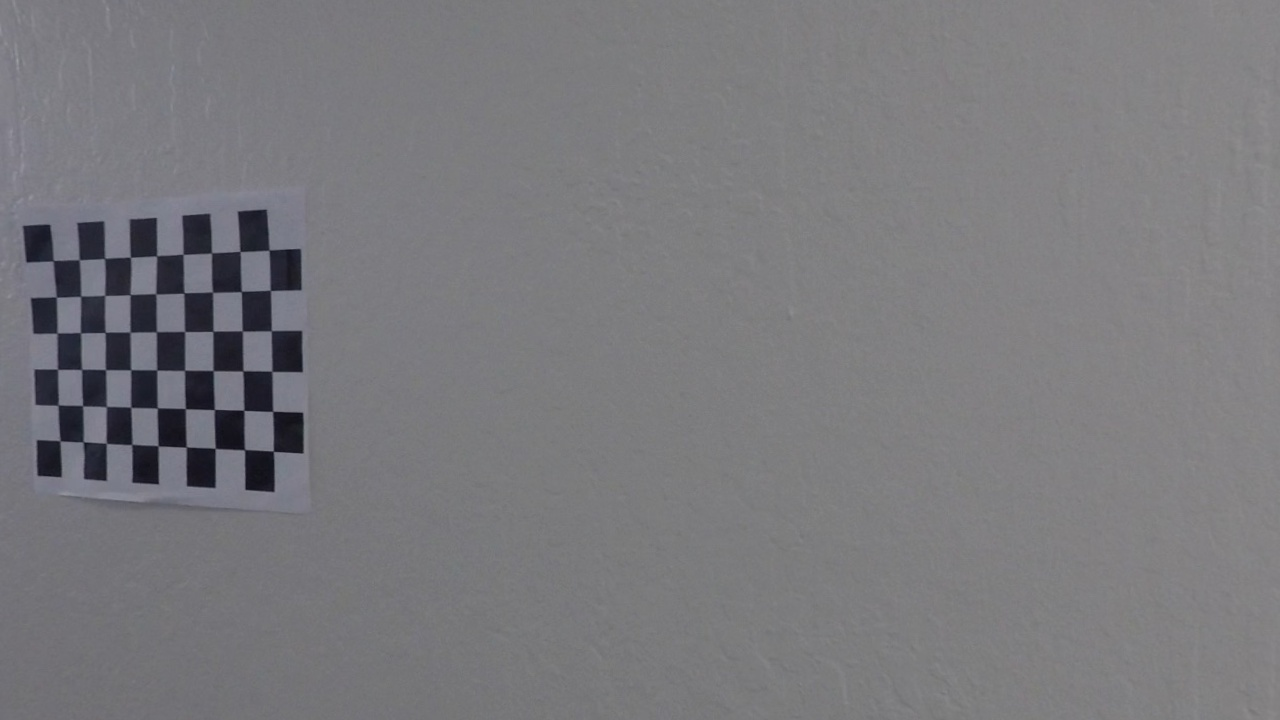
#> input picture undist_camera/calibration11.jpg, 1280 x 720 px, given in place of , which was not available
$ python binary_img.py   (older library calls are emulated)
#> lines starting #> are read from the running program, lines starting #| are printed output that depends on the picture; after the words box and inside, x2 and y2 are one past the last pixel; in counts of white or black regions, pixels touching at a corner belong together; pictures that were not available may be replaced by others from this repository, and a replacement may not be noted
import numpy as np
import cv2

import argparse

def abs_sobel_thresh(img, orient='x', sobel_kernel=3, thresh=(0, 255)):
    # Grayscale based on cv2.imread()
    gray = cv2.cvtColor(img, cv2.COLOR_BGR2GRAY)

    if orient == 'x':
        abs_sobel = np.absolute(cv2.Sobel(gray, cv2.CV_64F, 1, 0, ksize=sobel_kernel))
    if orient == 'y':
        abs_sobel = np.absolute(cv2.Sobel(gray, cv2.CV_64F, 0, 1, ksize=sobel_kernel))

    # Rescale back to 8 bit integer
    scaled_sobel = np.uint8(255*abs_sobel/np.max(abs_sobel))

    # Create binary image output based on threshold
    binary_output = np.zeros_like(scaled_sobel)
    binary_output[(scaled_sobel >= thresh[0]) & (scaled_sobel <= thresh[1])] = 1

    return binary_output

def mag_thresh(img, sobel_kernel=3, mag_thresh=(0, 255)):
    # Grayscale based on cv2.imread()
    gray = cv2.cvtColor(img, cv2.COLOR_BGR2GRAY)
    # Take both Sobel x and y gradients
    sobelx = cv2.Sobel(gray, cv2.CV_64F, 1, 0, ksize=sobel_kernel)
    sobely = cv2.Sobel(gray, cv2.CV_64F, 0, 1, ksize=sobel_kernel)
    # Calculate the gradient magnitude
    gradmag = np.sqrt(sobelx**2 + sobely**2)
    # Rescale to 8 bit
    scale_factor = np.max(gradmag)/255
    gradmag = (gradmag/scale_factor).astype(np.uint8)
    # Create a binary image of ones where threshold is met, zeros otherwise
    binary_output = np.zeros_like(gradmag)
    binary_output[(gradmag >= mag_thresh[0]) & (gradmag <= mag_thresh[1])] = 1

    # Return the binary image
    return binary_output

def dir_threshold(img, sobel_kernel=3, thresh=(0, np.pi/2)):
    # Grayscale based on cv2.imread()
    gray = cv2.cvtColor(img, cv2.COLOR_BGR2GRAY)
    # Calculate the x and y gradients
    sobelx = cv2.Sobel(gray, cv2.CV_64F, 1, 0, ksize=sobel_kernel)
    sobely = cv2.Sobel(gray, cv2.CV_64F, 0, 1, ksize=sobel_kernel)
    # Take the absolute value of the gradient direction,
    # apply a threshold, and create a binary image result
    absgraddir = np.arctan2(np.absolute(sobely), np.absolute(sobelx))
    binary_output =  np.zeros_like(absgraddir)
    binary_output[(absgraddir >= thresh[0]) & (absgraddir <= thresh[1])] = 1

    # Return the binary image
    return binary_output

if __name__ == '__main__':
    parser = argparse.ArgumentParser(description='Binay image output.')
    parser.add_argument('prefix', nargs='?', type=str, default='', help='File path to the image.')

    args = parser.parse_args()

    print('File: ' + args.prefix)
    img = cv2.imread(args.prefix)
#> img is the input picture: shape (720, 1280, 3); mean B, G, R 124.7, 121.1, 121.6

    ksize = 31
    gradx = abs_sobel_thresh(img, orient='x', sobel_kernel=ksize, thresh=(20, 150))
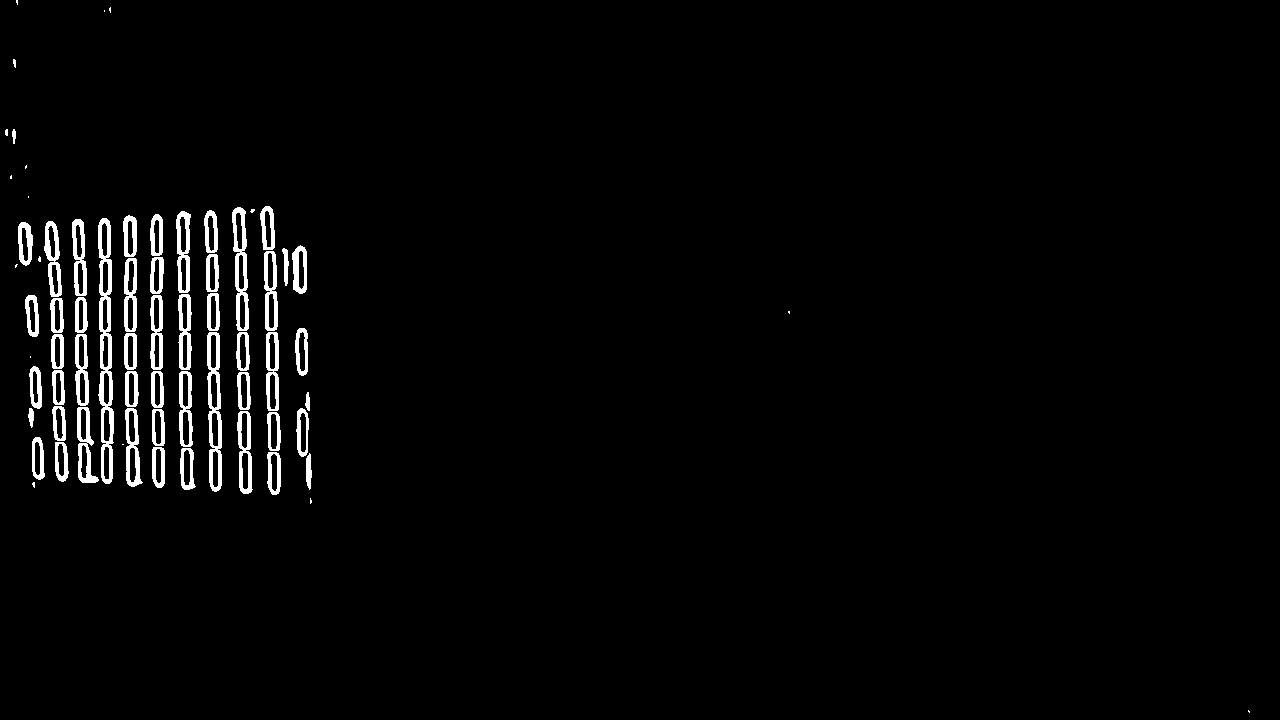
#> gradx: shape (720, 1280); values 0 (black) and 1 (white), 2.5% white; 68 white regions (16 under 20 px), largest, box (x1, y1, x2, y2) and area: (98, 218, 114, 484) 2117, (207, 332, 222, 492) 1264, (232, 207, 249, 331) 1018
    grady = abs_sobel_thresh(img, orient='y', sobel_kernel=ksize, thresh=(50, 150))
#> grady: shape (720, 1280); values 0 (black) and 1 (white), 1.1% white in thin lines or dots, all inside (x1, y1, x2, y2) = (21, 205, 306, 504)
    mag_binary = mag_thresh(img, sobel_kernel=ksize, mag_thresh=(30, 100))
#> in mag_thresh, `scale_factor = np.max(gradmag)/255`: scale_factor = 3.39e+16
#> mag_binary: shape (720, 1280); values 0 (black) and 1 (white), 1.9% white in thin lines or dots, all inside (x1, y1, x2, y2) = (18, 204, 310, 514)
    dir_binary = dir_threshold(img, sobel_kernel=ksize, thresh=(0.78, 1.3))
#> in dir_threshold, `absgraddir = np.arctan2(np.absolute(sobely), np.absolute(sobelx))`:
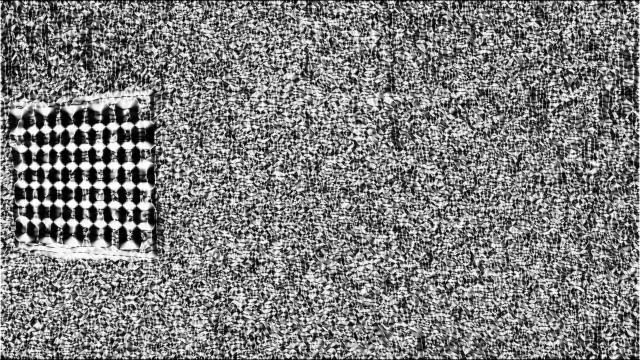
#> absgraddir: shape (720, 1280) float64 (shown at 1/2 size); min 0, max 1.57, mean 0.776; drawn with min black and max white
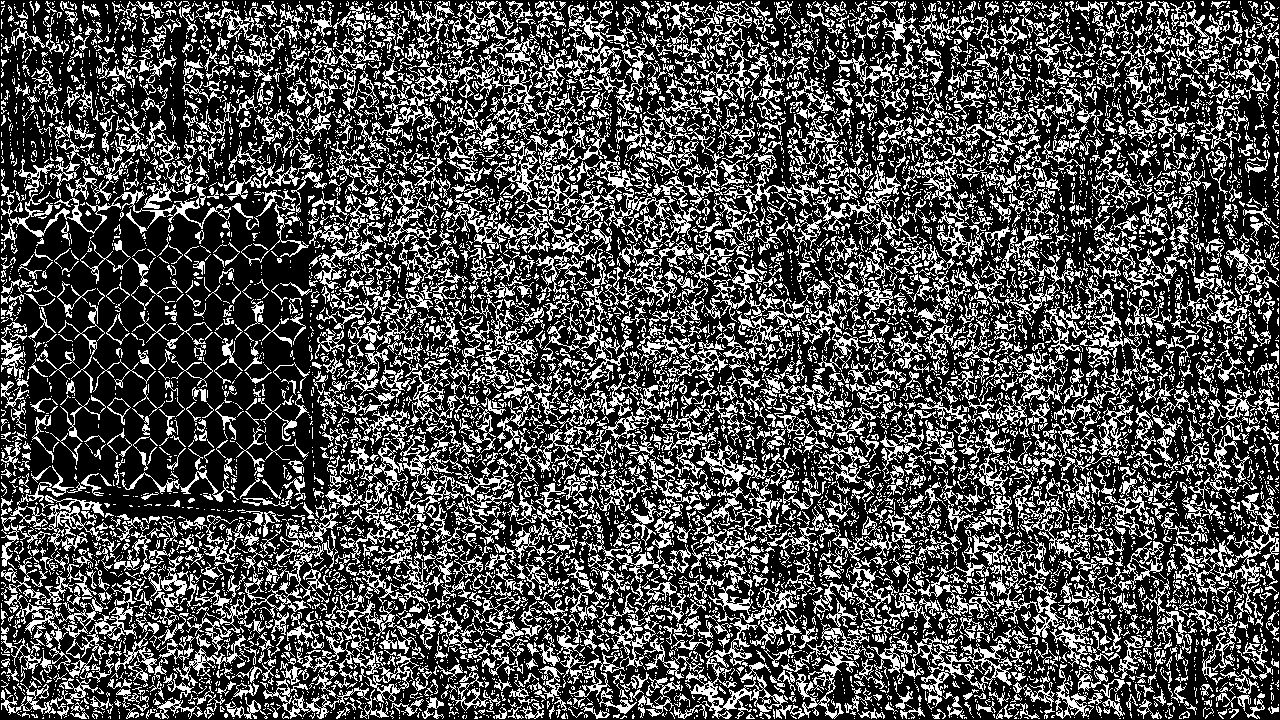
#> dir_binary: shape (720, 1280) float64; values 0 (black) and 1 (white), 31.1% white in thin lines or dots

    # Combine different output to get a final result here.
    combined = np.zeros_like(dir_binary)
    combined[((gradx == 1) & (grady == 1)) | ((mag_binary == 1) & (dir_binary == 1))] = 1

    combined *= 255
    cv2.imwrite('./output_images/' + args.prefix.split('/')[-1], combined)
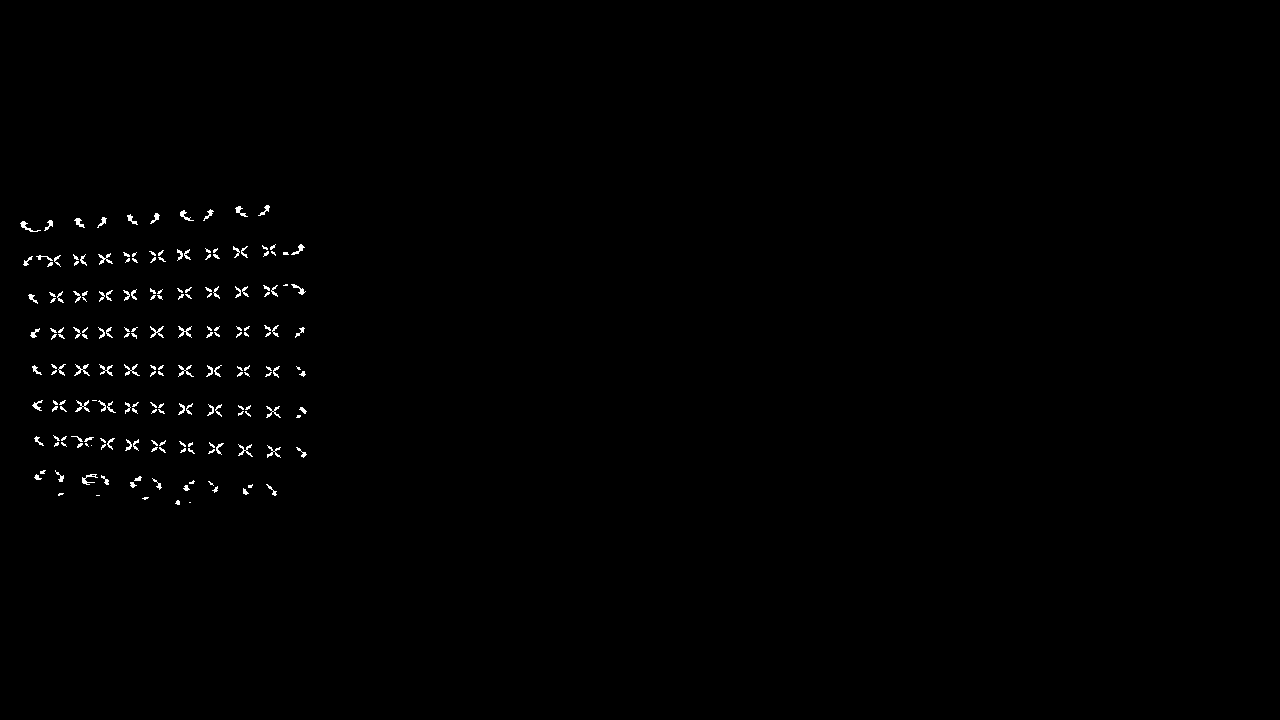
#> saved as : shape (720, 1280); 0.54% white in thin lines or dots, all inside (x1, y1, x2, y2) = (20, 205, 307, 505)

$ run again, on undist_camera/calibration12.jpg
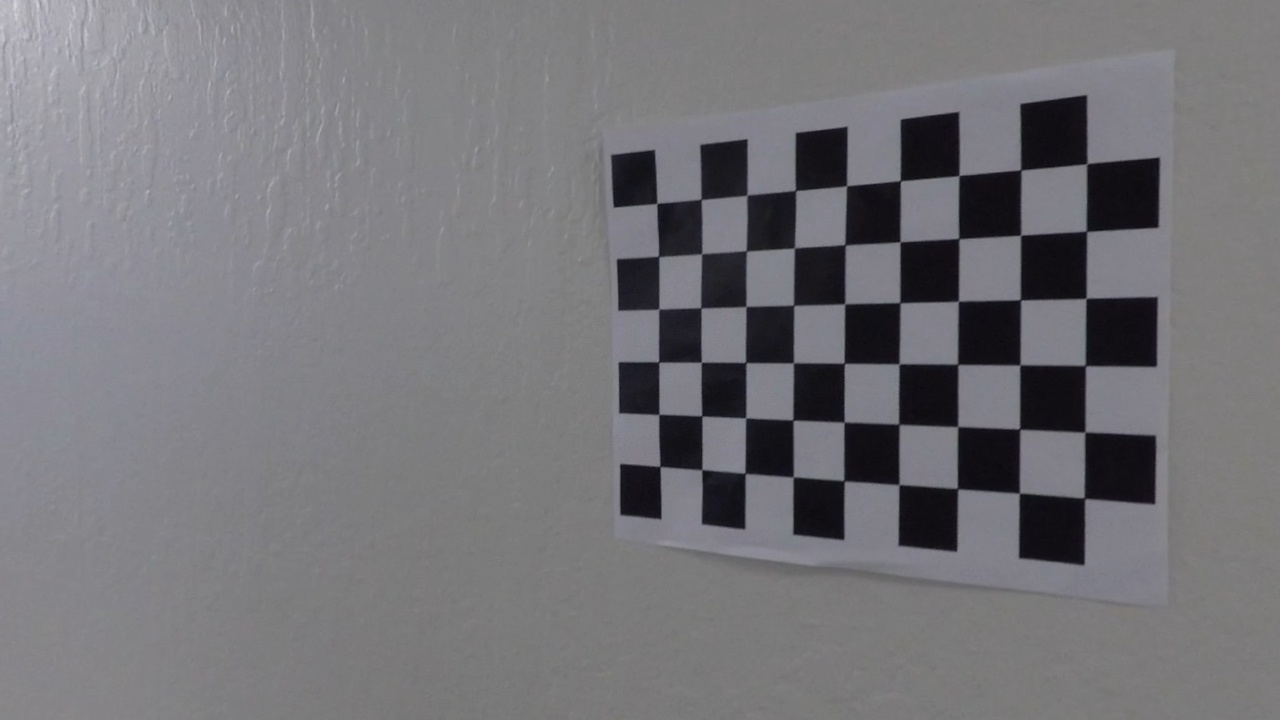
#> input picture undist_camera/calibration12.jpg, 1280 x 720 px, given in place of , which was not available
#> img is the input picture: shape (720, 1280, 3); mean B, G, R 120.3, 116.3, 117.1
#> `gradx = abs_sobel_thresh(img, orient='x', sobel_kernel=ksize, thresh=(..`:
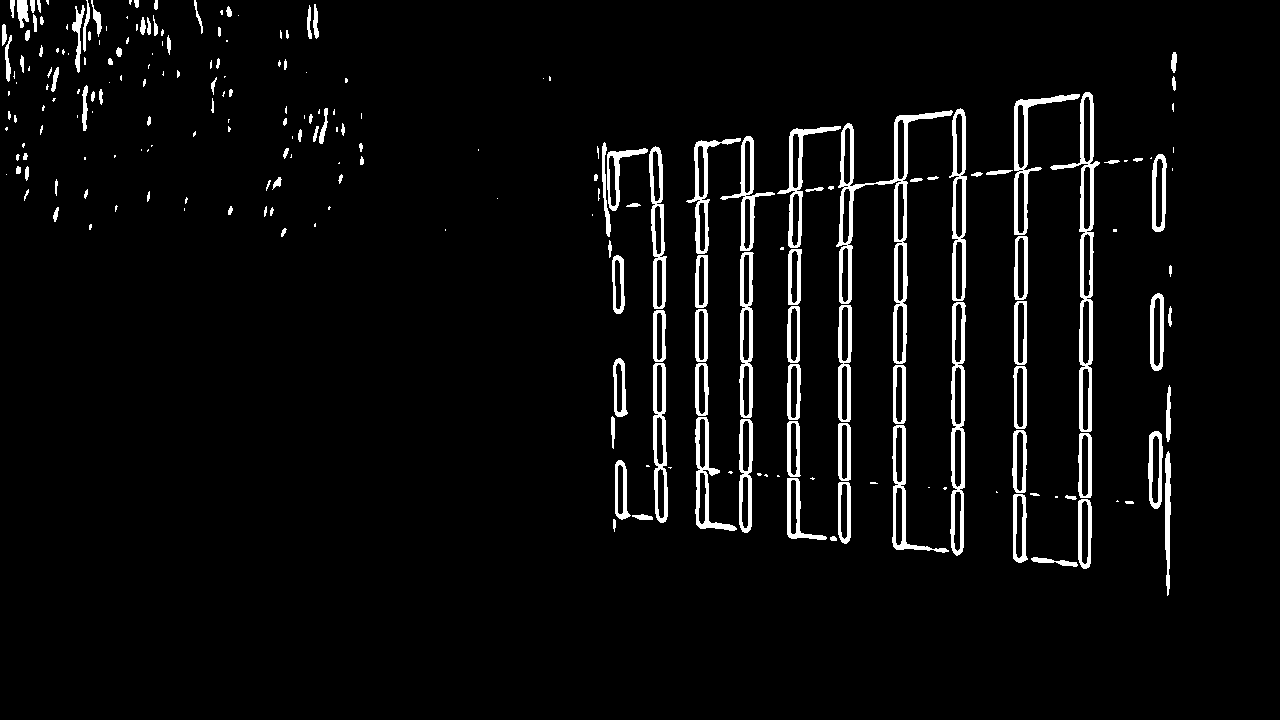
#> gradx: shape (720, 1280); values 0 (black) and 1 (white), 4.6% white; 230 white regions (99 under 20 px), largest, box (x1, y1, x2, y2) and area: (836, 110, 953, 364) 3824, (1050, 92, 1100, 432) 2800, (950, 302, 966, 556) 1979
#> grady: shape (720, 1280); values 0 (black) and 1 (white), 2.1% white in thin lines or dots, all inside (x1, y1, x2, y2) = (609, 91, 1162, 582)
#> scale_factor = 3.62e+16
#> mag_binary: shape (720, 1280); values 0 (black) and 1 (white), 3.7% white in thin lines or dots, all inside (x1, y1, x2, y2) = (0, 0, 1175, 602)
#> dir_binary: shape (720, 1280) float64; values 0 (black) and 1 (white), 27.1% white in thin lines or dots
#> `cv2.imwrite('./output_images/' + args.prefix.split('/')[-1], combined)`:
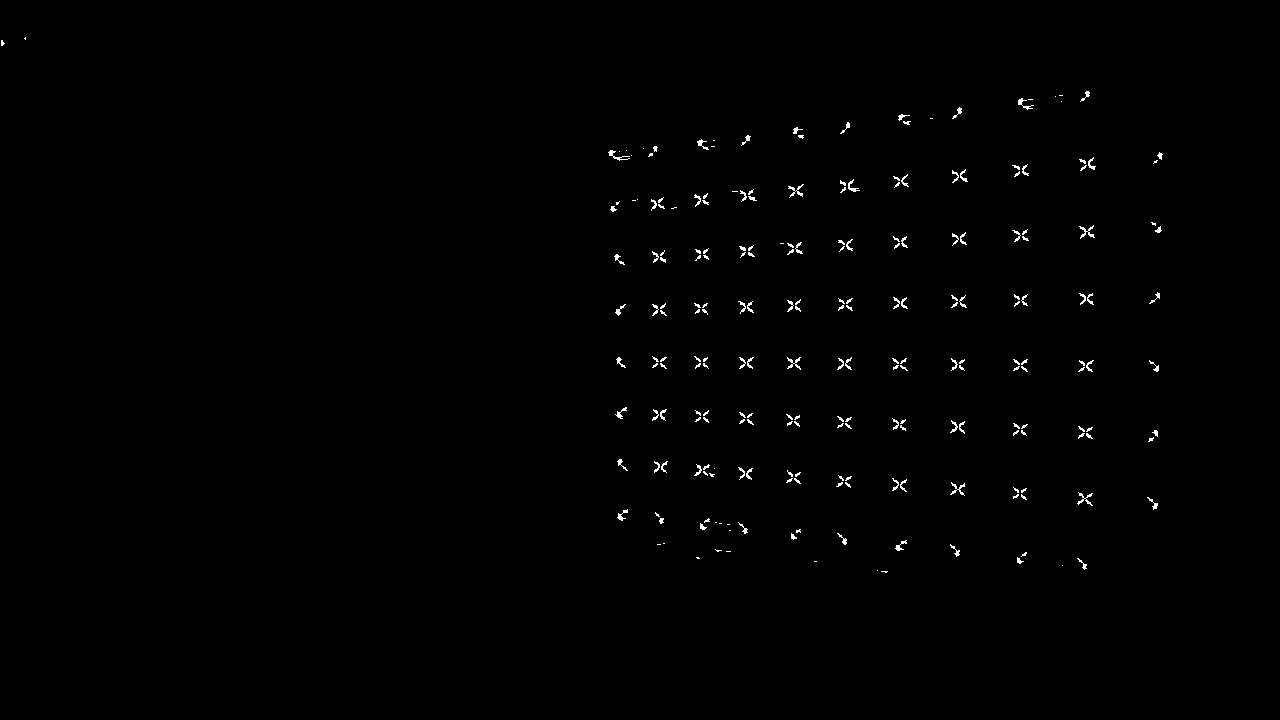
#> saved as : shape (720, 1280); 0.55% white in thin lines or dots, all inside (x1, y1, x2, y2) = (1, 37, 1163, 573)
